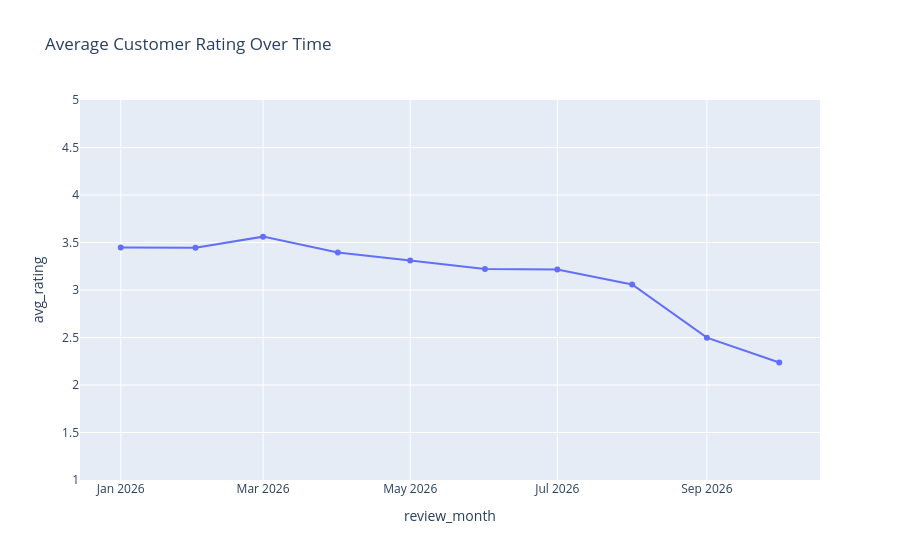

Notebook source saved alongside this figure:
### Code cell
fig = px.line(
    monthly_reviews,
    x="review_month",
    y="avg_rating",
    markers=True,
    title="Average Customer Rating Over Time"
)

fig.update_yaxes(range=[1, 5])
fig.show()

### Figure 1 — Plotly figure (JSON) as saved in the notebook; plotly's stock layout.template omitted (floating-point values rounded to 4 significant figures)
{"data": [{"hovertemplate": "review_month=%{x}<br>avg_rating=%{y}<extra></extra>", "legendgroup": "", "line": {"color": "#636efa", "dash": "solid"}, "marker": {"symbol": "circle"}, "mode": "lines+markers", "name": "", "orientation": "v", "showlegend": false, "type": "scatter", "x": ["2026-01", "2026-02", "2026-03", "2026-04", "2026-05", "2026-06", "2026-07", "2026-08", "2026-09", "2026-10"], "xaxis": "x", "y": [3.447, 3.444, 3.562, 3.394, 3.311, 3.222, 3.217, 3.058, 2.498, 2.236], "yaxis": "y"}], "layout": {"legend": {"tracegroupgap": 0}, "title": {"text": "Average Customer Rating Over Time"}, "xaxis": {"anchor": "y", "domain": [0, 1], "title": {"text": "review_month"}}, "yaxis": {"anchor": "x", "domain": [0, 1], "range": [1, 5], "title": {"text": "avg_rating"}}}}
